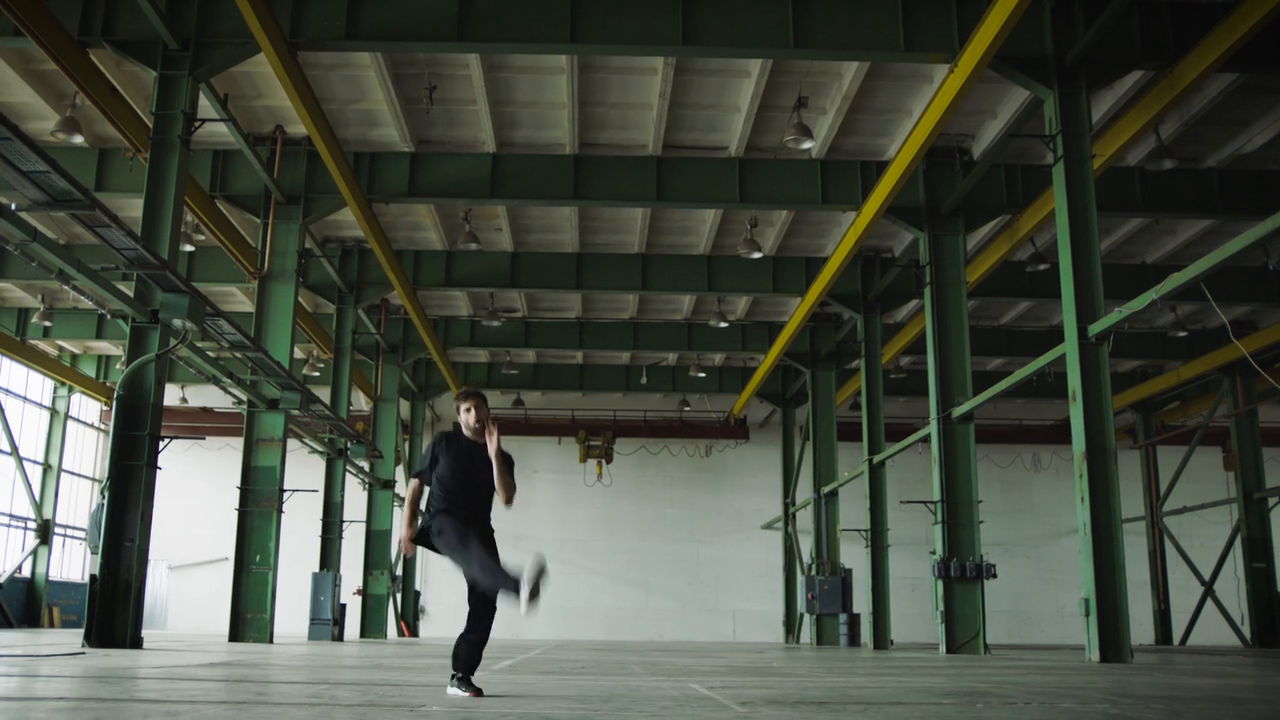
#> input picture frame 32 of 3D_motion_capture/Video.mp4, 1280 x 720 px, given in place of rgb_CAM7_20220203_092129_raw_input_Tail.avi, which was not available
$ python Nguyen_Trieu_Vuong_20002182_Lab5.py
#> lines starting #> are read from the running program, lines starting #| are printed output that depends on the picture; after the words box and inside, x2 and y2 are one past the last pixel; in counts of white or black regions, pixels touching at a corner belong together; pictures that were not available may be replaced by others from this repository, and a replacement may not be noted
# Import libraries
import cv2
import numpy as np
import pandas as pd
import time

# Get coordinates
data = pd.read_csv('CAM7_20220203_092129_output_Tail_unique.csv')
#> (reads Lab5/CAM7_20220203_092129_output_Tail_unique.csv from the repository)
data.head()

x1 = data.iloc[:,6]
y1 = data.iloc[:,7]
x2 = data.iloc[:,8]
y2 = data.iloc[:,9]

# Open the video file
input_video_path = 'rgb_CAM7_20220203_092129_raw_input_Tail.avi'
# output_video_path = 'output_video.mp4'
cap = cv2.VideoCapture(input_video_path)

# Initialize time variables for text refresh
last_text_update_time = time.time()
text_refresh_interval = 0.1  # seconds

if not cap.isOpened():
    print("Error: Could not open video file")
    exit()

# Create separate windows for displaying frames
cv2.namedWindow('Original Frame', cv2.WINDOW_NORMAL)
cv2.resizeWindow('Original Frame', 540, 304)
cv2.namedWindow('Gray', cv2.WINDOW_NORMAL)
cv2.resizeWindow('Gray', 540, 304)
cv2.namedWindow('Frame Contour', cv2.WINDOW_NORMAL)
cv2.resizeWindow('Frame Contour', 540, 304)
# cv2.namedWindow('Threshold', cv2.WINDOW_NORMAL)
# cv2.resizeWindow('Threshold', 540, 304)

# Loop through the frames and rotate each frame
prev_frame = None
i=0
frame_count = 0

while True:
    ret, frame = cap.read()
#> frame is the input picture: shape (720, 1280, 3); mean B, G, R 66.8, 78.2, 72.4
    if not ret:
        break
    (h,w,_)=frame.shape
#> h = 720; w = 1280

    # Convert the frame to grayscale
    frame_gray1 = cv2.cvtColor(frame, cv2.COLOR_BGR2GRAY)
    frame_gray = cv2.cvtColor(frame, cv2.COLOR_BGR2GRAY)

    if prev_frame is not None:
        # Calculate frame difference
        frame_diff = cv2.absdiff(prev_frame, frame_gray)
        # frame_diff = cv2.cvtColor(frame_diff, cv2.COLOR_GRAY2BGR)
        frame_diff = cv2.addWeighted(frame_diff, 3, frame_gray1, 0.5, 0)
    else:
        frame_diff = frame.copy()  # Initialize frame_diff with the first frame

    prev_frame = frame_gray  # Update the previous frame
    frame_gray2 = cv2.bitwise_not(frame_gray1)
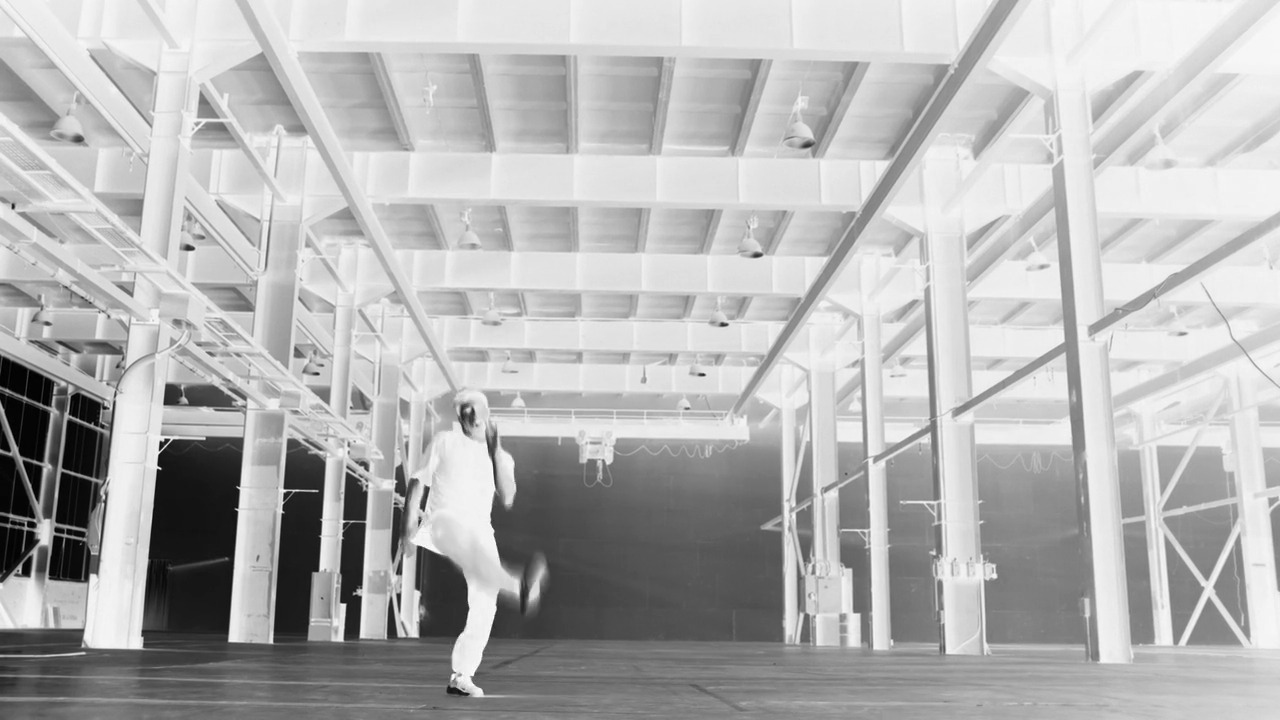
#> frame_gray2: shape (720, 1280); min 0, max 255, mean 179.8

    c = 255/(np.log(1 + np.max(frame_gray2)))
#> c = 45.99
    log_transformed = c * np.log(1 + frame_gray2)
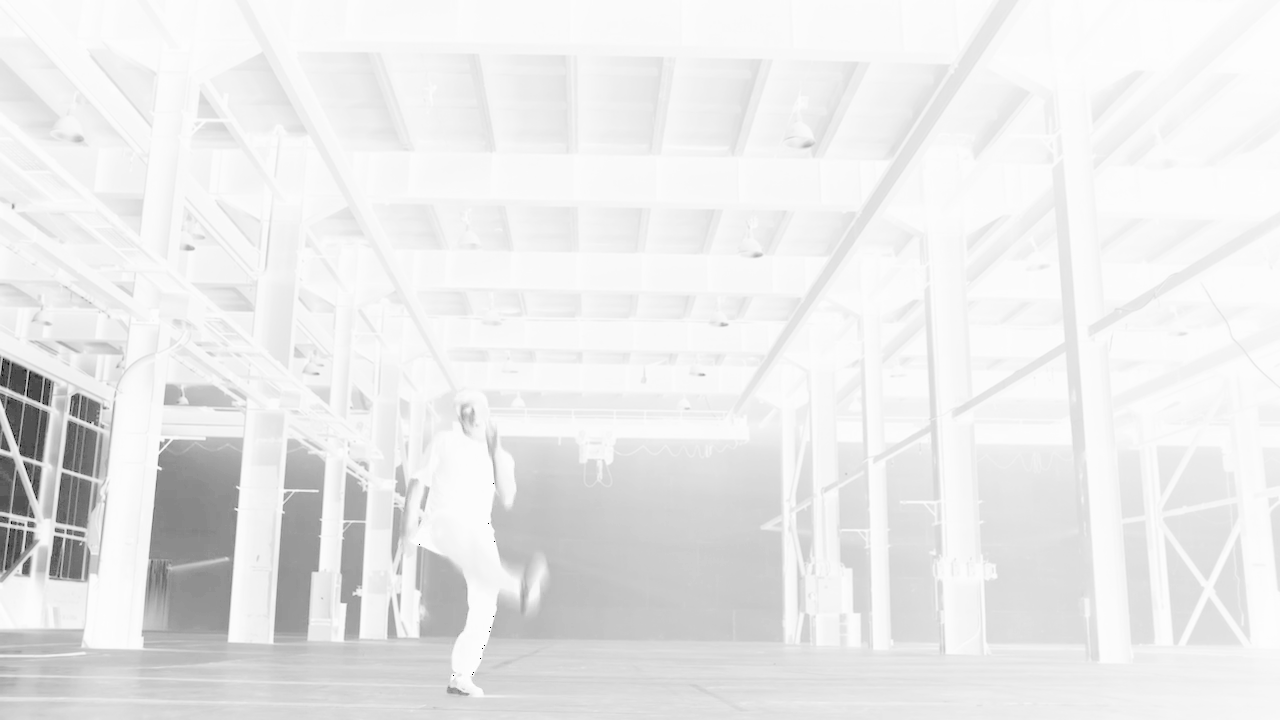
#> log_transformed: shape (720, 1280) float16; 0% of the values are NaN or infinite; the others: min 0, max 255, mean 234.5; drawn with min black, max white, NaN and infinite black
    # Chỉ định kiểu dữ liệu cho biến log_transformed.
    log_transformed = np.array(log_transformed, dtype=np.uint8)
    # Áp dụng sự sửa đổi gamma cho ảnh.
    frame_gray2 = np.array(255 * (frame_gray2 / 255) ** 0.8, dtype=np.uint8)

    # Applying Gaussian Blur
    frame_gray2 = cv2.GaussianBlur(frame_gray2,(5,5),10)

    # Image thresholding
    _, frame_gray2 = cv2.threshold(frame_gray2, 45, 255, cv2.THRESH_BINARY_INV)
#> frame_gray2: shape (720, 1280); 2.8% white; 23 white regions (6 under 20 px), largest, box (x1, y1, x2, y2) and area: (148, 451, 238, 631) 11937, (277, 514, 318, 631) 3502, (0, 394, 48, 461) 1828

    # Erosion followed by dilation để lọc gợn ảnh
    kernel = np.ones((3,1),np.uint8) # Lọc theo chiều ngang
    opening1 = cv2.morphologyEx(frame_gray2, cv2.MORPH_OPEN, kernel)
#> opening1: shape (720, 1280); 2.8% white; 23 white regions (5 under 20 px), largest, box (x1, y1, x2, y2) and area: (148, 451, 237, 631) 11934, (277, 514, 318, 631) 3502, (0, 394, 48, 461) 1828
    kernel = np.ones((1,3),np.uint8) # Lọc theo chiều dọc
    opening2 = cv2.morphologyEx(frame_gray2, cv2.MORPH_OPEN, kernel)
#> opening2: shape (720, 1280); 2.8% white; 20 white regions (4 under 20 px), largest, box (x1, y1, x2, y2) and area: (148, 452, 238, 630) 11924, (277, 515, 318, 631) 3500, (0, 394, 48, 460) 1826
    # Cộng 2 ảnh vừa lọc
    frame_gray2 = cv2.addWeighted(opening1, 0.5, opening2, 0.5, 0.0)

    # Rotating the frame 90 degrees
    center = (w//2,h//2)
#> center = (640, 360)

    M = cv2.getRotationMatrix2D(center, -90, 1.0)
    frame = cv2.warpAffine(frame, M, (w,h))
    # frame = cv2.resize(frame, (1080, 608))
    frame_diff = cv2.warpAffine(frame_diff, M, (w,h))
    # frame_diff = cv2.resize(frame_diff, (1080, 608))
    frame_gray1 = cv2.warpAffine(frame_gray1, M, (w,h))
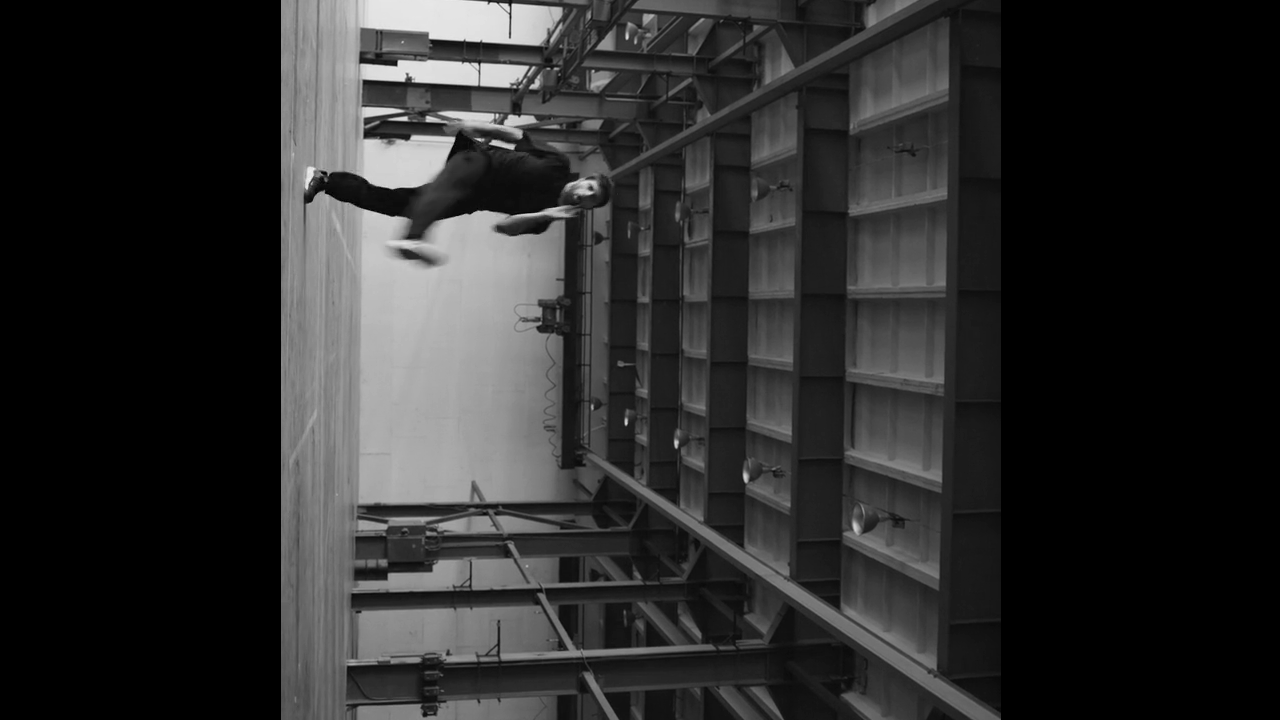
#> frame_gray1: shape (720, 1280); min 0, max 240, mean 43.3
    # frame_gray1 = cv2.resize(frame_gray1, (1080, 608))
    frame_gray2 = cv2.warpAffine(frame_gray2, M, (w,h))
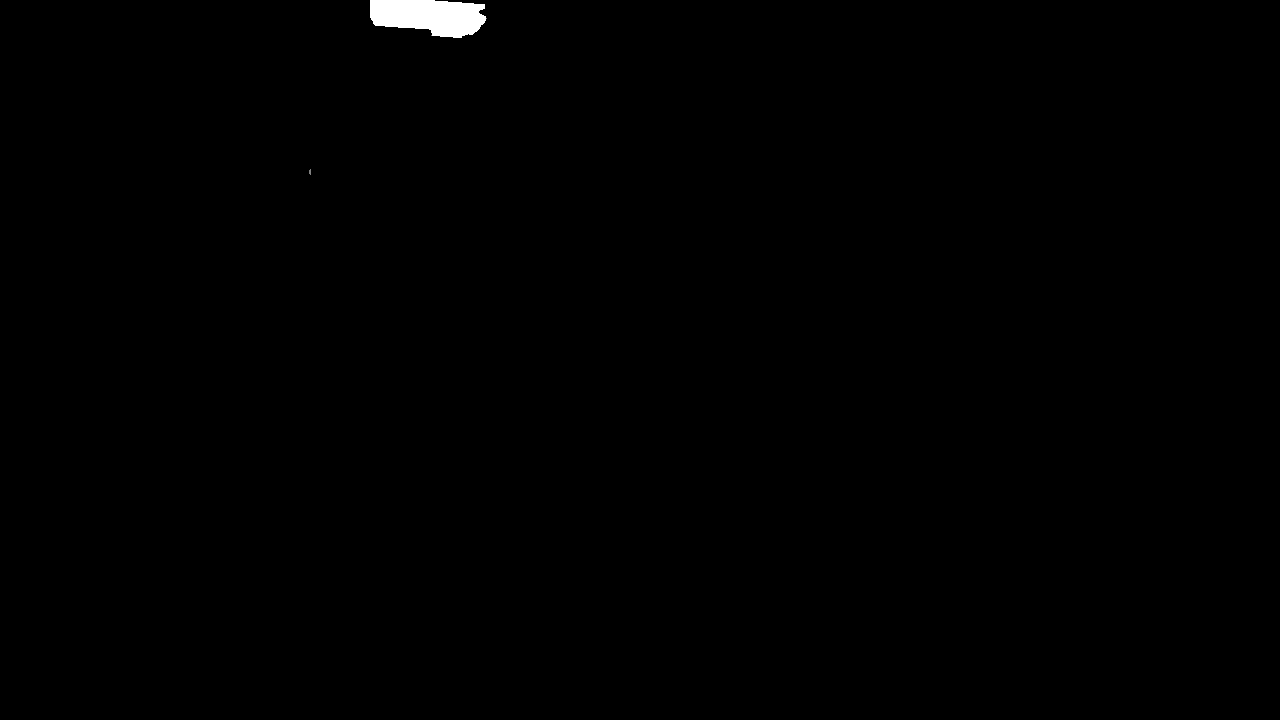
#> frame_gray2: shape (720, 1280); min 0, max 255, mean 0.9
    # frame_gray2 = cv2.resize(frame_gray2, (1080, 608))

    # Arrange rectangle's coordinates to fit the pigtail
    rectang = cv2.rectangle(frame_gray2, (int(381+x1[i]*9/8.5), int(y1[i]*9/15)), (381+int(x2[i]*9/8.2), int(y2[i]*9/13)), (0,255,0), 1)
    rectang1 = cv2.rectangle(frame, (int(381+x1[i]*9/8.5), int(y1[i]*9/15)), (381+int(x2[i]*9/8.2), int(y2[i]*9/13)), (0,255,0), 1)

    # Find contours of white regions inside the rectangle
    gray_roi = frame_gray2[int(y1[i] * 9 / 15):int(y2[i] * 9 / 13),
              int(381 + x1[i] * 9 / 8.5):381 + int(x2[i] * 9 / 8.2)]
#> gray_roi: shape (48, 109); every value is 0
    contours, _ = cv2.findContours(gray_roi, cv2.RETR_EXTERNAL, cv2.CHAIN_APPROX_SIMPLE)
#> contours = []

    # Draw and calculate contour lengthq
    for contour in contours:
        # Calculate the contour's position in the original frame
        contour_offset_x = int(381 + x1[i]*9/8.5)
        contour_offset_y = int(y1[i]* 9/15)
        for point in contour:
            point[0][0] += contour_offset_x
            point[0][1] += contour_offset_y  # Shift contour to original frame
        # Draw the contours on the original frame in green color
        frame_contour = cv2.cvtColor(frame_gray2, cv2.COLOR_GRAY2BGR)
        cv2.drawContours(frame_contour, [contour], -1, (0, 255, 0), 0)
        cv2.drawContours(frame, [contour], -1, (0, 255, 0), -1)  # -1 thickness means fill in the contour

        contour_length = cv2.arcLength(contour, closed=True)
        # Check if it's time to update the text
        current_time = time.time()
        text = f"Length: {round(contour_length, 2)}"
        if current_time - last_text_update_time >= text_refresh_interval:
            # Display the contour length on the frame
            cv2.putText(frame, text, (600, 600), cv2.FONT_HERSHEY_SIMPLEX, 2, (0, 255, 0), 4)
            last_text_update_time = current_time
#> this loop made 0 passes
#> after the loop, last_text_update_time = 1.8e+09

    # Next coordinates index and next frame
    i += 1
    frame_count += 1

    # Show result windows
    cv2.imshow('Original Frame', frame)
#> (the run stopped early here; a loop or call above may not have finished)
